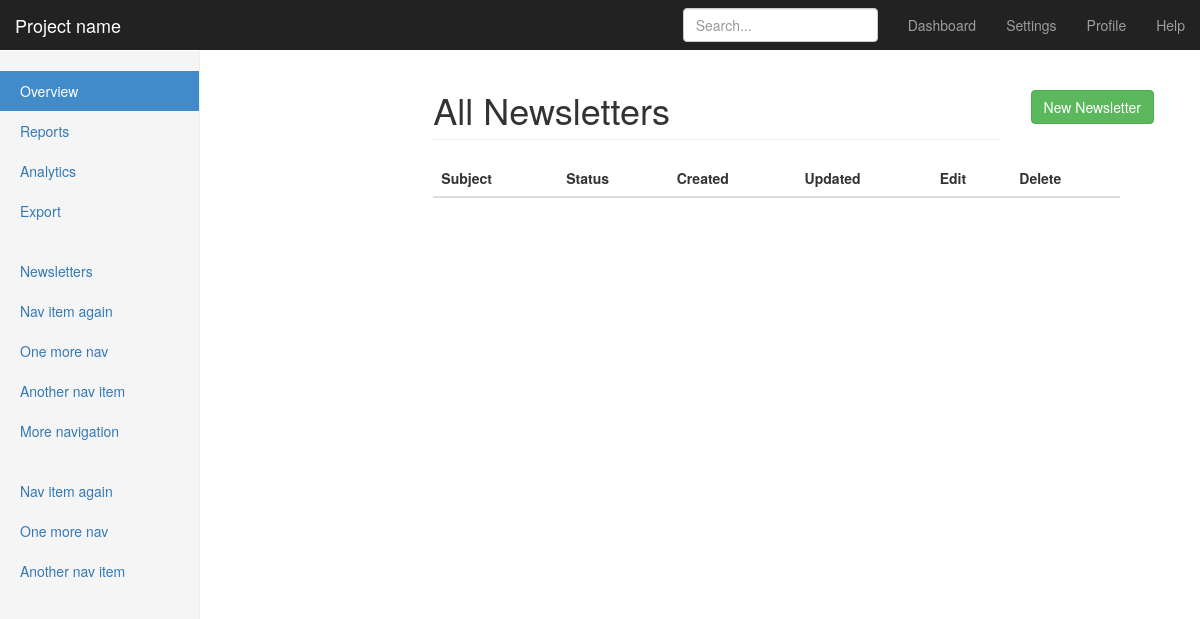
The page /control/newsletter-list/ on the database as committed earlier.
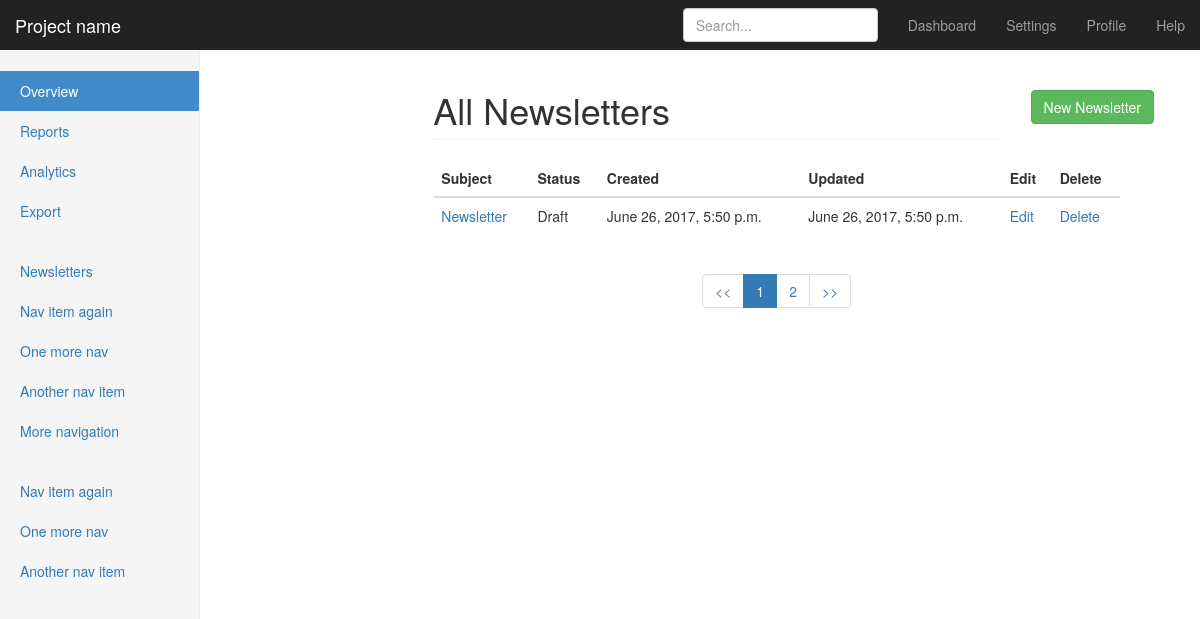
The same page on the database as committed later.
### newsletters/models.py (models this page shows, shortened)
class Newsletter(models.Model):
    EMAIL_STATUS_CHOICES = (
        ('Draft', 'Draft'),
        ('Published', 'Published')
    )
    subject = models.CharField(max_length=250)
    body = models.TextField()
    email = models.ManyToManyField(NewsletterUser)
    status = models.CharField(max_length=10, choices=EMAIL_STATUS_CHOICES)
    created = models.DateTimeField(auto_now_add=True)
    updated = models.DateTimeField(auto_now=True)

### newsletters/views.py (the view)
def control_newsletter_list(request):
    newsletters = Newsletter.objects.all()
    paginator = Paginator(newsletters, 1)
    page = request.GET.get('page')
    try:
        items = paginator.page(page)
    except PageNotAnInteger:
        items = paginator.page(1)
    except EmptyPage:
        items = paginator.page(paginator.num_pages)
    index = items.number - 1
    max_index = len(paginator.page_range)
    start_index = index - 5 if index >= 5 else 0
    end_index = index + 5 if index <= max_index - 5 else max_index
    page_range = paginator.page_range[start_index:end_index]
    context = {
        'items': items,
        'page_range': page_range,
    }
    template = 'control_panel/control_newsletter_list.html'
    return render(request, template, context)

### templates/control_panel/control_newsletter_list.html
{% extends 'control_base.html' %}
{% block content %}
    <div class="col-sm-9 col-sm-offset-3 col-md-10 col-md-offset-2 main">
        <div class="row">
            <div class="col-sm-10">
                <h1 class="page-header">All Newsletters</h1>
            </div>
            <div class="col-sm-2">
                <a href="{% url "control_panel:control_newsletter" %}">
                    <button type="button" class="btn btn-success">
                        New Newsletter
                    </button>
                </a>
            </div>
        </div>
        <div class="table-responsive table-hover">
            <table class="table">
                <thead>
                    <th>Subject</th>
                    <th>Status</th>
                    <th>Created</th>
                    <th>Updated</th>
                    <th>Edit</th>
                    <th>Delete</th>
                </thead>
                <tbody>
                    {% for item in items %}
                        <tr>
                            <td><a href="{% url "control_panel:control_newsletter_detail" pk=item.pk %}">{{ item.subject }}</a></td>
                            <td>{{ item.status }}</td>
                            <td>{{ item.created }}</td>
                            <td>{{ item.updated }}</td>
                            <td><a href="{% url "control_panel:control_newsletter_edit" pk=item.pk %}">Edit</a></td>
                            <td><a href="{% url "control_panel:control_newsletter_delete" pk=item.pk %}">Delete</a></td>
                        </tr>
                    {% endfor %}
                </tbody>
            </table>
        </div>
        {% include "pagination.html" %}
    </div>
{% endblock %}

### templates/control_base.html (shortened to what this page needs)
{% load static %}
<!DOCTYPE html>
<html lang="en">
<head>
    <link href="{% static 'css/bootstrap.min.css' %}" rel="stylesheet">
    <link href="{% static 'css/ie10-viewport-bug-workaround.css' %}" rel="stylesheet">
    <link href="{% static 'css/dashboard.css' %}" rel="stylesheet">
</head>
<body>
    <nav class="navbar navbar-inverse navbar-fixed-top">
        <div class="container-fluid">
            <div class="navbar-header">
                <a class="navbar-brand" href="#">Project name</a>
            </div>
            <div id="navbar" class="navbar-collapse collapse">
                <ul class="nav navbar-nav navbar-right">
                    <li><a href="#">Dashboard</a></li>
                    <li><a href="#">Settings</a></li>
                    <li><a href="#">Profile</a></li>
                    <li><a href="#">Help</a></li>
                </ul>
                <form class="navbar-form navbar-right">
                    <input type="text" class="form-control" placeholder="Search...">
                </form>
            </div>
        </div>
    </nav>
    <div class="container-fluid">
        <div class="row">
            <div class="col-sm-3 col-md-2 sidebar">
                <ul class="nav nav-sidebar">
                    <li class="active"><a href="#">Overview <span class="sr-only">(current)</span></a></li>
                    <li><a href="#">Reports</a></li>
                    <li><a href="#">Analytics</a></li>
                    <li><a href="#">Export</a></li>
                </ul>
                <ul class="nav nav-sidebar">
                    <li><a href="{% url "control_panel:control_newsletter_list" %}">Newsletters</a></li>
                    <li><a href="">Nav item again</a></li>
                    <li><a href="">One more nav</a></li>
                    <li><a href="">Another nav item</a></li>
                    <li><a href="">More navigation</a></li>
                </ul>
                <ul class="nav nav-sidebar">
                    <li><a href="">Nav item again</a></li>
                    <li><a href="">One more nav</a></li>
                    <li><a href="">Another nav item</a></li>
                </ul>
            </div>
            <div class="col-sm-9 col-sm-offset-3 col-md-10 col-md-offset-2 main">
                {% block content %}
                {% endblock %}
            </div>
        </div>
    </div>
</body>
</html>

### templates/pagination.html
{% if items.has_other_pages %}
    <div class="col-6 offset-3 text-center pagination-set">
        <nav aria-label="">
            <ul class="pagination">
                {% if items.has_previous %}
                    <li class="page-item">
                        <a class="page-link" href="?page={{ items.previous_page_number }}"><<</a>
                    </li>
                {% else %}
                    <li class="page-item disabled">
                        <a class="page-link"><span><<</span></a>
                    </li>
                {% endif %}
                {% for i in page_range %}
                    {% if items.number == i %}
                        <li class="page-item active">
                            <a class="page-link" href="#">{{ i }}<span class="sr-only">(current)</span></a>
                        </li>
                    {% else %}
                        <li class="page-item">
                            <a class="page-link" href="?page={{ i }}">{{ i }}</a>
                        </li>
                    {% endif %}
                {% endfor %}
                {% if items.has_next %}
                    <li class="page-item">
                        <a class="page-link" aria-label="Next" href="?page={{ items.next_page_number }}">>></a>
                    </li>
                {% else %}
                    <li class="page-item disabled">
                        <a class="page-link"><span>>></span></a>
                    </li>
                {% endif %}
            </ul>
        </nav>
    </div>
{% endif %}

### static/css/dashboard.css (style rules this page uses)
body { padding-top: 50px; }
.navbar-fixed-top { border: 0; }
.sidebar { display: none; }
@media (min-width: 768px) { .sidebar { position: fixed; top: 51px; bottom: 0; left: 0; z-index: 1000; display: block; padding: 20px; overflow-x: hidden; overflow-y: auto; background-color: #f5f5f5; border-right: 1px solid #eee; } }
.nav-sidebar { margin-right: -21px; margin-bottom: 20px; margin-left: -20px; }
.nav-sidebar > li > a { padding-right: 20px; padding-left: 20px; }
.nav-sidebar > .active > a, .nav-sidebar > .active > a:hover, .nav-sidebar > .active > a:focus { color: #fff; background-color: #428bca; }
.main { padding: 20px; }
@media (min-width: 768px) { .main { padding-right: 40px; padding-left: 40px; } }
.main .page-header { margin-top: 0; }

Rows that differ between the two databases and show on the page:
added Newsletter: subject "Newsletter", status "Draft", created "June 26, 2017, 5:50 p.m.", updated "June 26, 2017, 5:50 p.m."
Other text that changed with them:
new list line: "1"
new list line: "2"
